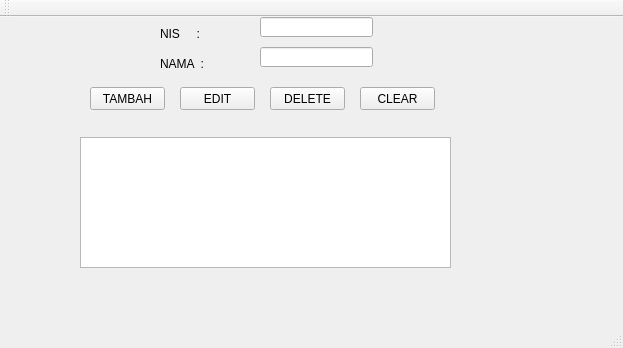
<?xml version="1.0" encoding="UTF-8"?>
<ui version="4.0">
 <class>MainWindow</class>
 <widget class="QMainWindow" name="MainWindow">
  <property name="geometry">
   <rect>
    <x>0</x>
    <y>0</y>
    <width>623</width>
    <height>348</height>
   </rect>
  </property>
  <property name="windowTitle">
   <string>MainWindow</string>
  </property>
  <widget class="QWidget" name="centralWidget">
   <widget class="QLabel" name="label">
    <property name="geometry">
     <rect>
      <x>160</x>
      <y>10</y>
      <width>47</width>
      <height>13</height>
     </rect>
    </property>
    <property name="text">
     <string>NIS     :</string>
    </property>
   </widget>
   <widget class="QLabel" name="label_2">
    <property name="geometry">
     <rect>
      <x>160</x>
      <y>40</y>
      <width>47</width>
      <height>13</height>
     </rect>
    </property>
    <property name="text">
     <string>NAMA  :</string>
    </property>
   </widget>
   <widget class="QLineEdit" name="lineEdit_nis">
    <property name="geometry">
     <rect>
      <x>260</x>
      <y>0</y>
      <width>113</width>
      <height>20</height>
     </rect>
    </property>
   </widget>
   <widget class="QLineEdit" name="lineEdit_nama">
    <property name="geometry">
     <rect>
      <x>260</x>
      <y>30</y>
      <width>113</width>
      <height>20</height>
     </rect>
    </property>
   </widget>
   <widget class="QPushButton" name="pushButton">
    <property name="geometry">
     <rect>
      <x>90</x>
      <y>70</y>
      <width>75</width>
      <height>23</height>
     </rect>
    </property>
    <property name="text">
     <string>TAMBAH</string>
    </property>
   </widget>
   <widget class="QPushButton" name="pushButton_2">
    <property name="geometry">
     <rect>
      <x>180</x>
      <y>70</y>
      <width>75</width>
      <height>23</height>
     </rect>
    </property>
    <property name="text">
     <string>EDIT</string>
    </property>
   </widget>
   <widget class="QPushButton" name="pushButton_3">
    <property name="geometry">
     <rect>
      <x>270</x>
      <y>70</y>
      <width>75</width>
      <height>23</height>
     </rect>
    </property>
    <property name="text">
     <string>DELETE</string>
    </property>
   </widget>
   <widget class="QPushButton" name="pushButton_4">
    <property name="geometry">
     <rect>
      <x>360</x>
      <y>70</y>
      <width>75</width>
      <height>23</height>
     </rect>
    </property>
    <property name="text">
     <string>CLEAR</string>
    </property>
   </widget>
   <widget class="QTableView" name="tableView">
    <property name="geometry">
     <rect>
      <x>80</x>
      <y>120</y>
      <width>371</width>
      <height>131</height>
     </rect>
    </property>
   </widget>
  </widget>
  <widget class="QMenuBar" name="menuBar">
   <property name="geometry">
    <rect>
     <x>0</x>
     <y>0</y>
     <width>623</width>
     <height>21</height>
    </rect>
   </property>
  </widget>
  <widget class="QToolBar" name="mainToolBar">
   <attribute name="toolBarArea">
    <enum>TopToolBarArea</enum>
   </attribute>
   <attribute name="toolBarBreak">
    <bool>false</bool>
   </attribute>
  </widget>
  <widget class="QStatusBar" name="statusBar"/>
 </widget>
 <layoutdefault spacing="6" margin="11"/>
 <resources/>
 <connections/>
</ui>
